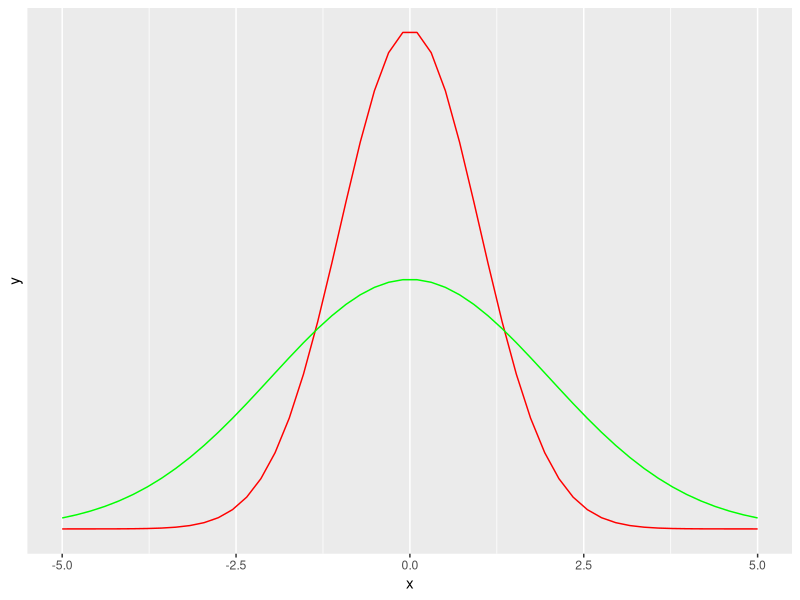
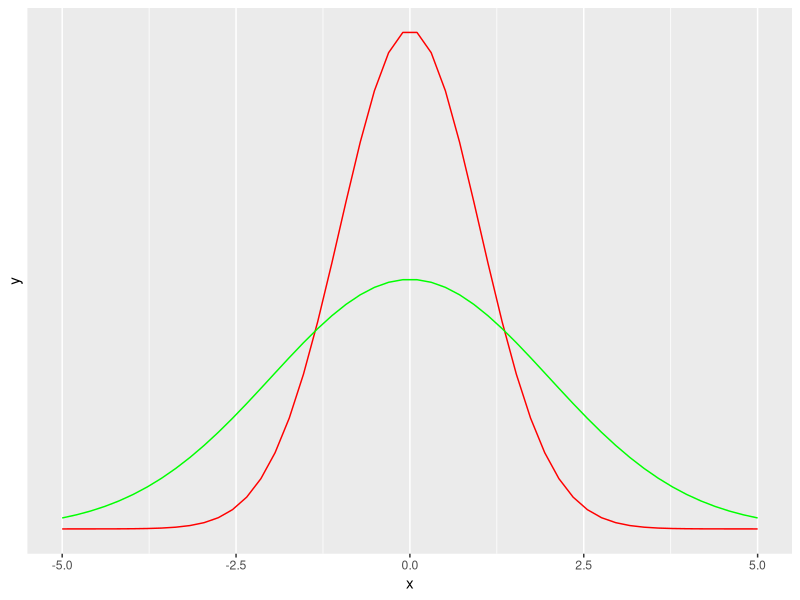

The R script that drew these images, in order:
## ---- chunk 1
knitr::opts_chunk$set(echo = TRUE, warning=FALSE, message=FALSE)
## ---- chunk 2
library(ggplot2)

ggplot(data = data.frame(x = c(-5,5)), aes(x)) +
  stat_function(fun = dnorm, n = 50, args = list(mean=0,sd=1), col='red') +
  stat_function(fun = dnorm, n = 50, args = list(mean=0, sd=2), col='green') +
  scale_y_continuous(breaks=NULL)

ggsave('normal_curve.png')
